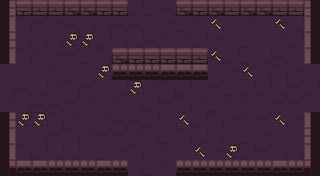

A 2D game scene composited from a Tiled map and its tileset images. What follows is a short description and the map's XML, with every tile layer's data as written:
An orthogonal 20x11 tile map with 16x16 px tiles, 6 tile layers (ground, dressing, decor, walls, ...) and 12 objects (6x PROP, 5x ENTRY, CHEST).

<map version="1.10" tiledversion="1.10.2" orientation="orthogonal" renderorder="right-down" width="20" height="11" tilewidth="16" tileheight="16" infinite="0" nextlayerid="8" nextobjectid="13">
 <tileset firstgid="1" name="dungeon" tilewidth="16" tileheight="16" tilecount="100" columns="10">
  <image source="../../../gfx/tiles/depths/dungeon_tileset.png" width="160" height="160" />
 </tileset>
 <layer id="1" name="ground" width="20" height="11">
  <data encoding="csv">
28,19,10,29,8,29,9,17,8,20,9,28,8,7,19,28,28,17,27,17,
8,29,28,18,9,27,27,9,9,19,18,20,10,27,19,7,19,18,17,17,
29,27,27,27,28,30,8,27,17,9,10,7,8,18,30,20,30,7,8,27,
7,29,10,18,28,20,29,17,28,29,17,9,7,9,8,20,17,9,19,27,
19,19,30,10,30,30,27,29,19,9,17,30,18,19,18,7,27,29,18,19,
27,9,17,7,29,28,19,17,29,7,29,8,19,28,20,8,8,17,28,8,
7,27,9,9,28,7,19,10,27,8,28,29,7,20,10,10,30,28,28,30,
17,28,29,29,7,30,7,9,9,8,19,29,8,29,18,10,28,27,18,17,
19,19,27,28,29,7,28,28,7,27,20,29,17,27,19,20,18,19,19,18,
30,29,8,17,17,19,20,18,29,30,10,19,19,18,28,8,28,27,27,28,
10,7,19,9,8,7,7,29,27,20,10,8,17,9,29,10,17,7,17,27
</data>
 </layer>
 <layer id="2" name="dressing" width="20" height="11">
  <data encoding="csv">
0,0,0,0,0,0,0,0,0,0,0,0,0,0,0,0,0,0,0,0,
0,0,0,0,0,0,0,0,0,0,0,0,0,69,0,0,0,69,0,0,
0,0,0,0,78,78,0,0,0,0,0,0,0,0,0,0,0,0,0,0,
0,0,0,0,0,0,0,0,0,0,0,0,0,69,0,0,0,0,0,0,
0,0,0,0,0,0,78,0,0,0,0,0,0,0,0,69,0,0,0,0,
0,0,0,0,0,0,0,0,78,0,0,0,0,0,0,0,0,0,0,0,
0,0,0,0,0,0,0,0,0,0,0,0,0,0,0,0,0,0,0,0,
0,78,78,0,0,0,0,0,0,0,0,69,0,0,0,0,0,69,0,0,
0,0,0,0,0,0,0,0,0,0,0,0,0,0,0,0,0,0,0,0,
0,0,0,0,0,0,0,0,0,0,0,0,69,0,78,0,0,0,0,0,
0,0,0,0,0,0,0,0,0,0,0,0,0,0,0,0,0,0,0,0
</data>
 </layer>
 <layer id="3" name="decor" width="20" height="11">
  <data encoding="csv">
0,0,0,0,0,0,0,0,0,0,0,0,0,0,0,0,0,0,0,0,
0,0,0,0,0,0,0,0,0,0,0,0,0,0,0,0,0,0,0,0,
0,0,0,0,0,0,0,0,0,0,0,0,0,0,0,0,0,0,0,0,
0,0,0,0,0,0,0,0,0,0,0,0,0,0,0,0,0,0,0,0,
0,0,0,0,0,0,0,0,0,0,0,0,0,0,0,0,0,0,0,0,
0,0,0,0,0,0,0,0,0,0,0,0,0,0,0,0,0,0,0,0,
0,0,0,0,0,0,0,0,0,0,0,0,0,0,0,0,0,0,0,0,
0,0,0,0,0,0,0,0,0,0,0,0,0,0,0,0,0,0,0,0,
0,0,0,0,0,0,0,0,0,0,0,0,0,0,0,0,0,0,0,0,
0,0,0,0,0,0,0,0,0,0,0,0,0,0,0,0,0,0,0,0,
0,0,0,0,0,0,0,0,0,0,0,0,0,0,0,0,0,0,0,0
</data>
 </layer>
 <layer id="4" name="walls" width="20" height="11">
  <data encoding="csv">
1,5,3,3,4,4,5,2,0,0,0,4,2,4,3,4,4,3,3,6,
31,0,0,0,0,0,0,0,0,0,0,0,0,0,0,0,0,0,0,36,
21,0,0,0,0,0,0,0,0,0,0,0,0,0,0,0,0,0,0,16,
11,0,0,0,0,0,0,0,0,0,0,0,0,0,0,0,0,0,0,16,
0,0,0,0,0,0,0,0,0,0,0,0,0,0,0,0,0,0,0,0,
0,0,0,0,0,0,0,0,0,0,0,0,0,0,0,0,0,0,0,0,
0,0,0,0,0,0,0,0,0,0,0,0,0,0,0,0,0,0,0,0,
21,0,0,0,0,0,0,0,0,0,0,0,0,0,0,0,0,0,0,16,
31,0,0,0,0,0,0,0,0,0,0,0,0,0,0,0,0,0,0,26,
31,0,0,0,0,0,0,0,0,0,0,0,0,0,0,0,0,0,0,36,
41,42,42,44,43,43,42,44,0,0,0,43,43,43,43,43,44,42,44,46
</data>
 </layer>
 <layer id="5" name="props" width="20" height="11">
  <data encoding="csv">
0,0,0,0,0,0,0,0,0,0,0,0,0,0,0,0,0,0,0,0,
0,0,0,0,0,0,0,0,0,0,0,0,0,0,0,0,0,0,0,0,
0,0,0,0,0,0,0,0,0,0,0,0,0,0,0,0,0,0,0,0,
0,0,0,0,0,0,0,4,2,5,5,2,3,0,0,0,0,0,0,0,
0,0,0,0,0,0,0,43,43,43,42,45,42,0,0,0,0,0,0,0,
0,0,0,0,0,0,0,0,0,0,0,0,0,0,0,0,0,0,0,0,
0,0,0,0,0,0,0,0,0,0,0,0,0,0,0,0,0,0,0,0,
0,0,0,0,0,0,0,0,0,0,0,0,0,0,0,0,0,0,0,0,
0,0,0,0,0,0,0,0,0,0,0,0,0,0,0,0,0,0,0,0,
0,0,0,0,0,0,0,0,0,0,0,0,0,0,0,0,0,0,0,0,
0,0,0,0,0,0,0,0,0,0,0,0,0,0,0,0,0,0,0,0
</data>
 </layer>
 <layer id="6" name="overhead" width="20" height="11">
  <data encoding="csv">
0,0,0,0,0,0,0,0,0,0,0,0,0,0,0,0,0,0,0,0,
0,0,0,0,0,0,0,0,0,0,0,0,0,0,0,0,0,0,0,0,
0,0,0,0,0,0,0,0,0,0,0,0,0,0,0,0,0,0,0,0,
0,0,0,0,0,0,0,0,0,0,0,0,0,0,0,0,0,0,0,0,
0,0,0,0,0,0,0,0,0,0,0,0,0,0,0,0,0,0,0,0,
0,0,0,0,0,0,0,0,0,0,0,0,0,0,0,0,0,0,0,0,
0,0,0,0,0,0,0,0,0,0,0,0,0,0,0,0,0,0,0,0,
0,0,0,0,0,0,0,0,0,0,0,0,0,0,0,0,0,0,0,0,
0,0,0,0,0,0,0,0,0,0,0,0,0,0,0,0,0,0,0,0,
0,0,0,0,0,0,0,0,0,0,0,0,0,0,0,0,0,0,0,0,
0,0,0,0,0,0,0,0,0,0,0,0,0,0,0,0,0,0,0,0
</data>
 </layer>
 <objectgroup id="7" name="spawns">
  <object id="1" name="UP" type="ENTRY" x="152" y="24" />
  <object id="2" name="DOWN" type="ENTRY" x="152" y="152" />
  <object id="3" name="LEFT" type="ENTRY" x="24" y="88" />
  <object id="4" name="RIGHT" type="ENTRY" x="296" y="88" />
  <object id="5" name="" type="ENTRY" x="168" y="88" />
  <object id="6" name="locked" type="CHEST" x="152" y="88" />
  <object id="7" name="torch" type="PROP" x="56" y="168" />
  <object id="8" name="torch" type="PROP" x="264" y="168" />
  <object id="9" name="torch" type="PROP" x="8" y="136" />
  <object id="10" name="torch" type="PROP" x="312" y="136" />
  <object id="11" name="banner" type="PROP" x="120" y="168" />
  <object id="12" name="banner" type="PROP" x="200" y="168" />
 </objectgroup>
</map>
